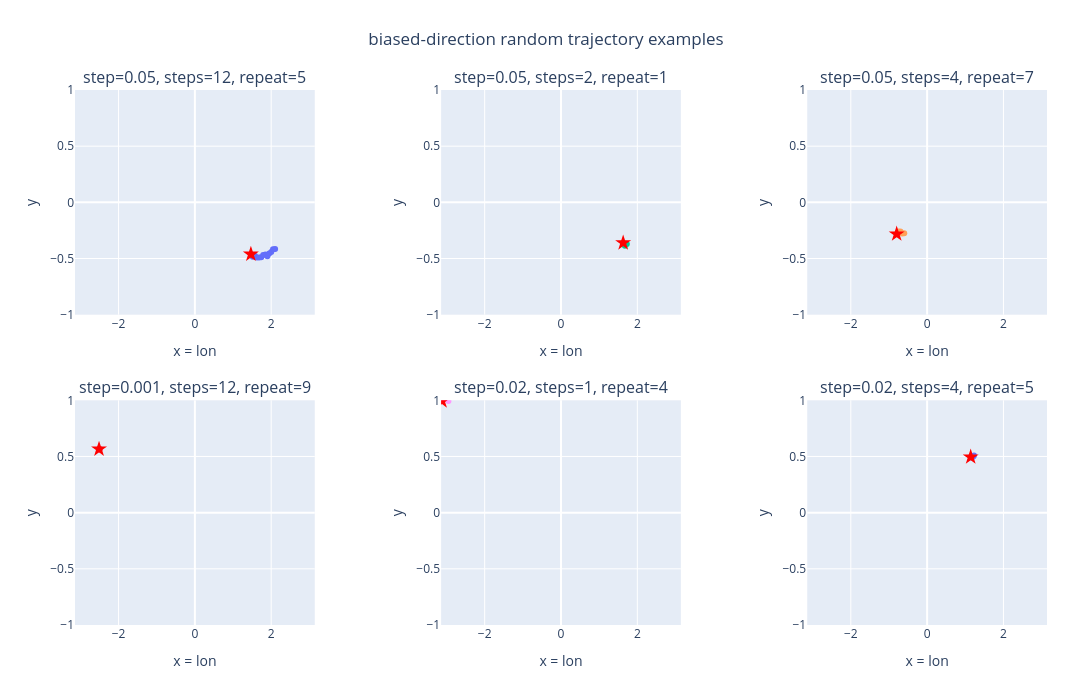
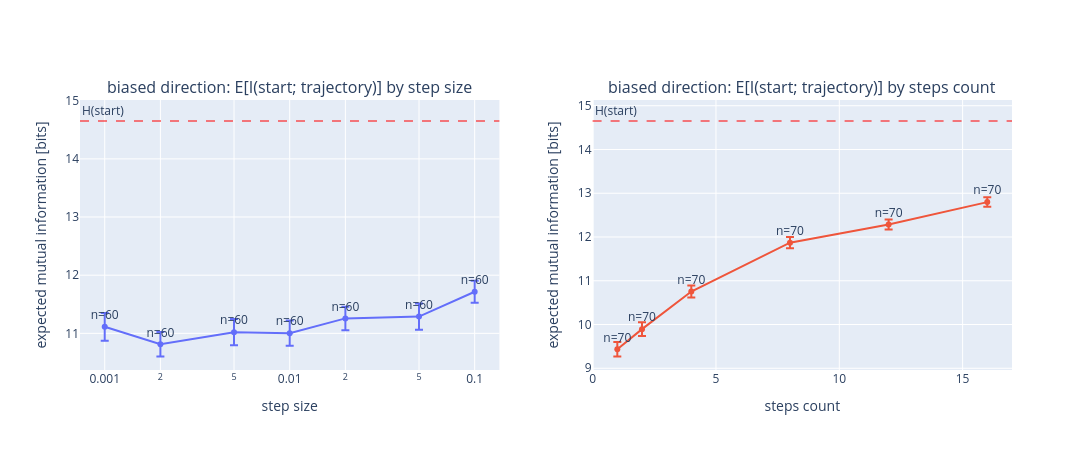
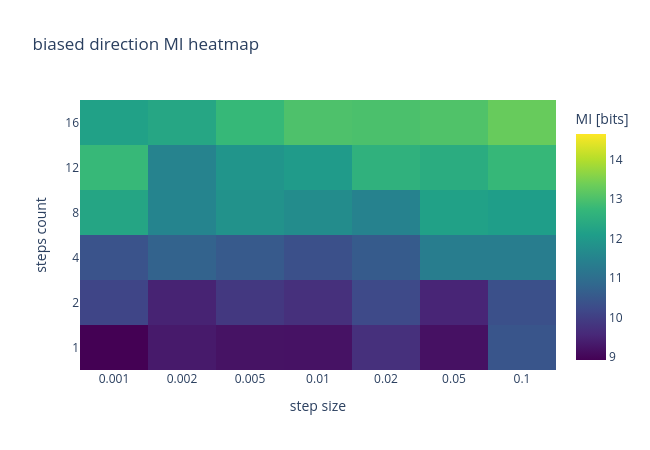

Notebook code for these charts, in order:
### Code cell
plot_trajectory_examples(
    direction_trajectories,
    "biased-direction random trajectory examples",
    n_examples=6,
)
direction_information_rows = estimate_information(
    direction_trajectories, progress_label="biased-direction trajectory"
)
print_information_summary(
    direction_information_rows, "Biased-direction information summary"
)

mean, sem, count = summarize_values(
    mi_values(direction_information_rows, lambda row: True)
)
print(
    f"\nDIRECTION_MAGNITUDE={DIRECTION_MAGNITUDE:g}: "
    f"{mean:6.3f} +/- {sem:5.3f} bits over {count:3d} trajectories"
)

plot_aggregate_mi(direction_information_rows, "biased direction")
plot_mi_heatmap(direction_information_rows, "biased direction MI heatmap")

### Figure 1 — Plotly figure (JSON) as saved in the notebook; plotly's stock layout.template omitted (floating-point values rounded to 4 significant figures)
{"data": [{"line": {"width": 2}, "marker": {"size": 6}, "mode": "lines+markers", "showlegend": false, "type": "scatter", "x": [1.468, 1.517, 1.573, 1.625, 1.683, 1.74, 1.791, 1.847, 1.901, 1.948, 2.002, 2.048, 2.103], "xaxis": "x", "y": [-0.4615, -0.4837, -0.4751, -0.4919, -0.4914, -0.4881, -0.4681, -0.4641, -0.4789, -0.4546, -0.4425, -0.4174, -0.4149], "yaxis": "y"}, {"marker": {"color": "red", "size": 12, "symbol": "star"}, "mode": "markers", "showlegend": false, "type": "scatter", "x": [1.468], "xaxis": "x", "y": [-0.4615], "yaxis": "y"}, {"line": {"width": 2}, "marker": {"size": 6}, "mode": "lines+markers", "showlegend": false, "type": "scatter", "x": [1.629, 1.674, 1.725], "xaxis": "x2", "y": [-0.3607, -0.3866, -0.3715], "yaxis": "y2"}, {"marker": {"color": "red", "size": 12, "symbol": "star"}, "mode": "markers", "showlegend": false, "type": "scatter", "x": [1.629], "xaxis": "x2", "y": [-0.3607], "yaxis": "y2"}, {"line": {"width": 2}, "marker": {"size": 6}, "mode": "lines+markers", "showlegend": false, "type": "scatter", "x": [-0.7977, -0.7513, -0.6996, -0.6514, -0.5995], "xaxis": "x3", "y": [-0.2816, -0.2599, -0.2604, -0.2782, -0.2744], "yaxis": "y3"}, {"marker": {"color": "red", "size": 12, "symbol": "star"}, "mode": "markers", "showlegend": false, "type": "scatter", "x": [-0.7977], "xaxis": "x3", "y": [-0.2816], "yaxis": "y3"}, {"line": {"width": 2}, "marker": {"size": 6}, "mode": "lines+markers", "showlegend": false, "type": "scatter", "x": [-2.511, -2.51, -2.509, -2.508, -2.507, -2.506, -2.504, -2.503, -2.502, -2.501, -2.5, -2.499, -2.497], "xaxis": "x4", "y": [0.5656, 0.5653, 0.5653, 0.5654, 0.5654, 0.5655, 0.5653, 0.565, 0.5647, 0.5646, 0.5643, 0.5642, 0.5641], "yaxis": "y4"}, {"marker": {"color": "red", "size": 12, "symbol": "star"}, "mode": "markers", "showlegend": false, "type": "scatter", "x": [-2.511], "xaxis": "x4", "y": [0.5656], "yaxis": "y4"}, {"line": {"width": 2}, "marker": {"size": 6}, "mode": "lines+markers", "showlegend": false, "type": "scatter", "x": [-3.118, -2.95], "xaxis": "x5", "y": [0.9946, 0.9937], "yaxis": "y5"}, {"marker": {"color": "red", "size": 12, "symbol": "star"}, "mode": "markers", "showlegend": false, "type": "scatter", "x": [-3.118], "xaxis": "x5", "y": [0.9946], "yaxis": "y5"}, {"line": {"width": 2}, "marker": {"size": 6}, "mode": "lines+markers", "showlegend": false, "type": "scatter", "x": [1.142, 1.164, 1.186, 1.208, 1.228], "xaxis": "x6", "y": [0.4953, 0.4903, 0.4946, 0.5003, 0.5086], "yaxis": "y6"}, {"marker": {"color": "red", "size": 12, "symbol": "star"}, "mode": "markers", "showlegend": false, "type": "scatter", "x": [1.142], "xaxis": "x6", "y": [0.4953], "yaxis": "y6"}], "layout": {"annotations": [{"font": {"size": 16}, "showarrow": false, "text": "step=0.05, steps=12, repeat=5", "x": 0.1233, "xanchor": "center", "xref": "paper", "y": 1, "yanchor": "bottom", "yref": "paper"}, {"font": {"size": 16}, "showarrow": false, "text": "step=0.05, steps=2, repeat=1", "x": 0.5, "xanchor": "center", "xref": "paper", "y": 1, "yanchor": "bottom", "yref": "paper"}, {"font": {"size": 16}, "showarrow": false, "text": "step=0.05, steps=4, repeat=7", "x": 0.8767, "xanchor": "center", "xref": "paper", "y": 1, "yanchor": "bottom", "yref": "paper"}, {"font": {"size": 16}, "showarrow": false, "text": "step=0.001, steps=12, repeat=9", "x": 0.1233, "xanchor": "center", "xref": "paper", "y": 0.42, "yanchor": "bottom", "yref": "paper"}, {"font": {"size": 16}, "showarrow": false, "text": "step=0.02, steps=1, repeat=4", "x": 0.5, "xanchor": "center", "xref": "paper", "y": 0.42, "yanchor": "bottom", "yref": "paper"}, {"font": {"size": 16}, "showarrow": false, "text": "step=0.02, steps=4, repeat=5", "x": 0.8767, "xanchor": "center", "xref": "paper", "y": 0.42, "yanchor": "bottom", "yref": "paper"}], "height": 700, "margin": {"b": 75, "l": 75, "r": 45, "t": 90}, "title": {"text": "biased-direction random trajectory examples", "x": 0.5}, "width": 1250, "xaxis": {"anchor": "y", "domain": [0, 0.2467], "range": [-3.142, 3.142], "title": {"text": "x = lon"}}, "xaxis2": {"anchor": "y2", "domain": [0.3767, 0.6233], "range": [-3.142, 3.142], "title": {"text": "x = lon"}}, "xaxis3": {"anchor": "y3", "domain": [0.7533, 1], "range": [-3.142, 3.142], "title": {"text": "x = lon"}}, "xaxis4": {"anchor": "y4", "domain": [0, 0.2467], "range": [-3.142, 3.142], "title": {"text": "x = lon"}}, "xaxis5": {"anchor": "y5", "domain": [0.3767, 0.6233], "range": [-3.142, 3.142], "title": {"text": "x = lon"}}, "xaxis6": {"anchor": "y6", "domain": [0.7533, 1], "range": [-3.142, 3.142], "title": {"text": "x = lon"}}, "yaxis": {"anchor": "x", "domain": [0.58, 1], "range": [-1, 1], "title": {"standoff": 10, "text": "y"}}, "yaxis2": {"anchor": "x2", "domain": [0.58, 1], "range": [-1, 1], "title": {"standoff": 10, "text": "y"}}, "yaxis3": {"anchor": "x3", "domain": [0.58, 1], "range": [-1, 1], "title": {"standoff": 10, "text": "y"}}, "yaxis4": {"anchor": "x4", "domain": [0, 0.42], "range": [-1, 1], "title": {"standoff": 10, "text": "y"}}, "yaxis5": {"anchor": "x5", "domain": [0, 0.42], "range": [-1, 1], "title": {"standoff": 10, "text": "y"}}, "yaxis6": {"anchor": "x6", "domain": [0, 0.42], "range": [-1, 1], "title": {"standoff": 10, "text": "y"}}}}

### Figure 2 — Plotly figure (JSON) as saved in the notebook; plotly's stock layout.template omitted (floating-point values rounded to 4 significant figures)
{"data": [{"error_y": {"array": [0.238, 0.2097, 0.2245, 0.2177, 0.202, 0.2262, 0.1883], "type": "data", "visible": true}, "mode": "lines+markers+text", "name": "step size", "text": ["n=60", "n=60", "n=60", "n=60", "n=60", "n=60", "n=60"], "textposition": "top center", "type": "scatter", "x": [0.001, 0.002, 0.005, 0.01, 0.02, 0.05, 0.1], "xaxis": "x", "y": [11.11, 10.81, 11.02, 11.0, 11.26, 11.29, 11.72], "yaxis": "y"}, {"error_y": {"array": [0.1654, 0.1561, 0.1372, 0.1278, 0.1145, 0.1086], "type": "data", "visible": true}, "mode": "lines+markers+text", "name": "steps count", "text": ["n=70", "n=70", "n=70", "n=70", "n=70", "n=70"], "textposition": "top center", "type": "scatter", "x": [1, 2, 4, 8, 12, 16], "xaxis": "x2", "y": [9.435, 9.895, 10.75, 11.87, 12.29, 12.8], "yaxis": "y2"}], "layout": {"annotations": [{"font": {"size": 16}, "showarrow": false, "text": "biased direction: E[I(start; trajectory)] by step size", "x": 0.225, "xanchor": "center", "xref": "paper", "y": 1, "yanchor": "bottom", "yref": "paper"}, {"font": {"size": 16}, "showarrow": false, "text": "biased direction: E[I(start; trajectory)] by steps count", "x": 0.775, "xanchor": "center", "xref": "paper", "y": 1, "yanchor": "bottom", "yref": "paper"}, {"showarrow": false, "text": "H(start)", "x": 0, "xanchor": "left", "xref": "x domain", "y": 14.65, "yanchor": "bottom", "yref": "y"}, {"showarrow": false, "text": "H(start)", "x": 0, "xanchor": "left", "xref": "x2 domain", "y": 14.65, "yanchor": "bottom", "yref": "y2"}], "height": 450, "shapes": [{"line": {"color": "red", "dash": "dash", "width": 1.2}, "type": "line", "x0": 0, "x1": 1, "xref": "x domain", "y0": 14.65, "y1": 14.65, "yref": "y"}, {"line": {"color": "red", "dash": "dash", "width": 1.2}, "type": "line", "x0": 0, "x1": 1, "xref": "x2 domain", "y0": 14.65, "y1": 14.65, "yref": "y2"}], "showlegend": false, "width": 1150, "xaxis": {"anchor": "y", "domain": [0, 0.45], "title": {"text": "step size"}, "type": "log"}, "xaxis2": {"anchor": "y2", "domain": [0.55, 1], "title": {"text": "steps count"}}, "yaxis": {"anchor": "x", "domain": [0, 1], "title": {"text": "expected mutual information [bits]"}}, "yaxis2": {"anchor": "x2", "domain": [0, 1], "title": {"text": "expected mutual information [bits]"}}}}

### Figure 3 — Plotly figure (JSON) as saved in the notebook; plotly's stock layout.template omitted (floating-point values rounded to 4 significant figures)
{"data": [{"colorbar": {"title": {"text": "MI [bits]"}}, "colorscale": [[0, "#440154"], [0.1111, "#482878"], [0.2222, "#3e4989"], [0.3333, "#31688e"], [0.4444, "#26828e"], [0.5556, "#1f9e89"], [0.6667, "#35b779"], [0.7778, "#6ece58"], [0.8889, "#b5de2b"], [1, "#fde725"]], "type": "heatmap", "x": ["0.001", "0.002", "0.005", "0.01", "0.02", "0.05", "0.1"], "y": ["1", "2", "4", "8", "12", "16"], "z": [[8.925, 9.339, 9.215, 9.205, 9.716, 9.191, 10.45], [10.13, 9.477, 9.878, 9.713, 10.22, 9.52, 10.33], [10.4, 10.73, 10.54, 10.35, 10.56, 11.35, 11.34], [12.29, 11.52, 11.83, 11.7, 11.48, 12.17, 12.11], [12.76, 11.5, 11.91, 12.04, 12.59, 12.46, 12.75], [12.18, 12.3, 12.76, 13.02, 12.98, 13.04, 13.3]], "zmax": 14.65, "zmin": 8.925}], "layout": {"height": 450, "title": {"text": "biased direction MI heatmap"}, "width": 650, "xaxis": {"title": {"text": "step size"}}, "yaxis": {"title": {"text": "steps count"}}}}
